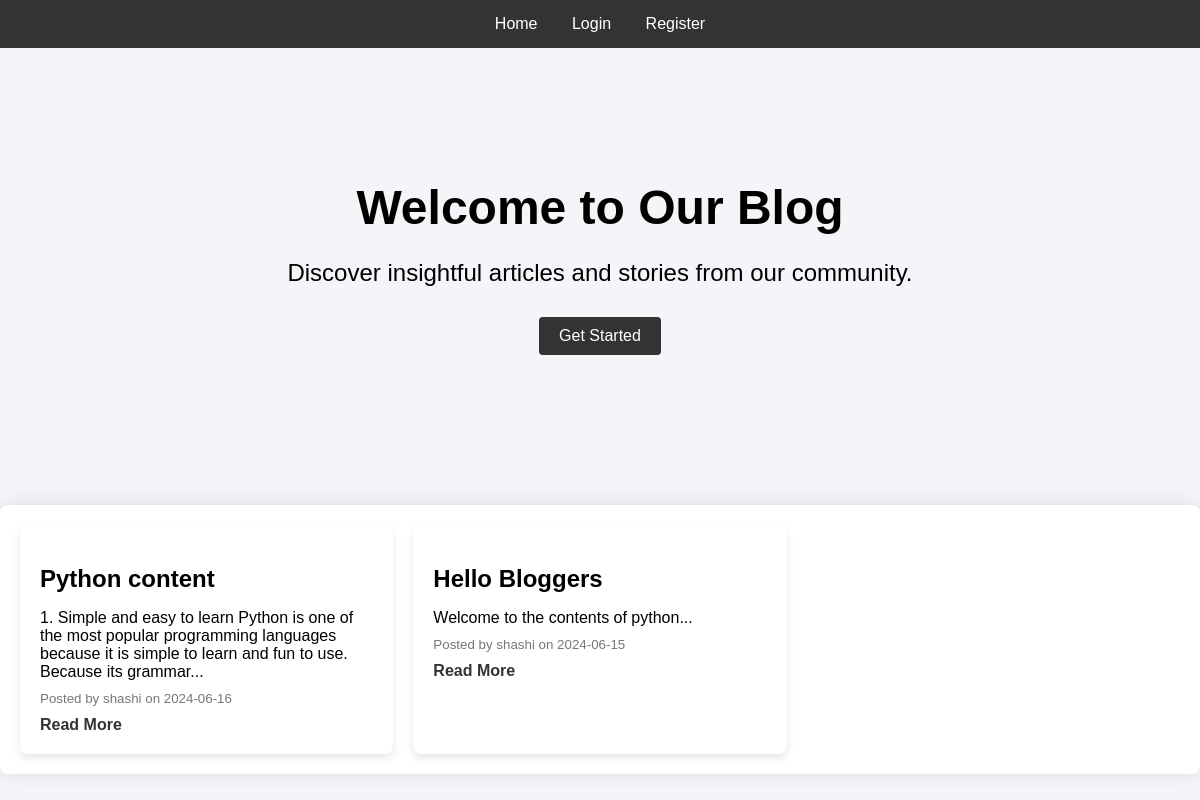
The page /home on the database its author committed.
### app.py (models this page shows, shortened)
class Post(db.Model):
    id = db.Column(db.Integer, primary_key=True)
    title = db.Column(db.String(100), nullable=False)
    content = db.Column(db.Text, nullable=False)
    date_posted = db.Column(db.DateTime, nullable=False, default=datetime.utcnow)
    user_id = db.Column(db.Integer, db.ForeignKey('user.id'), nullable=False)
    file_path = db.Column(db.String(100))  # Store path to uploaded file

class User(db.Model, UserMixin):
    id = db.Column(db.Integer, primary_key=True)
    username = db.Column(db.String(20), unique=True, nullable=False)
    password = db.Column(db.String(60), nullable=False)
    posts = db.relationship('Post', backref='author', lazy=True)

### app.py (the view)
@app.route('/')
@app.route('/home')
def home():
    posts = Post.query.order_by(Post.date_posted.desc()).all()
    return render_template('home.html', posts=posts)

### templates/home.html
{% extends "base.html" %} {% block title %}Home{% endblock %} {% block content %}
<header class="hero">
    <div class="hero-content">
        <h1>Welcome to Our Blog</h1>
        <p>Discover insightful articles and stories from our community.</p>
        {% if current_user.is_authenticated %}
        <a href="{{ url_for('new_post') }}" class="btn">New Post</a> {% else %}
        <a href="{{ url_for('register') }}" class="btn">Get Started</a> {% endif %}
    </div>
</header>
<section class="posts">
    <div class="post-list">
        {% for post in posts %}
        <article>
            <h2>{{ post.title }}</h2>
            <p>{{ post.content[:150] }}...</p>
            <small>Posted by {{ post.author.username }} on {{ post.date_posted.strftime('%Y-%m-%d') }}</small>
            <a href="{{ url_for('post', post_id=post.id) }}" class="read-more">Read More</a>
        </article>
        {% endfor %}
    </div>
</section>
{% endblock %}

### templates/base.html (shortened to what this page needs)
<!DOCTYPE html>
<html lang="en">
<head>
    <link rel="stylesheet" href="{{ url_for('static', filename='css/styles.css') }}">
</head>
<body>
    <nav>
        <a href="{{ url_for('home') }}">Home</a> {% if current_user.is_authenticated %}
        <a href="{{ url_for('logout') }}">Logout</a> {% else %}
        <a href="{{ url_for('login') }}">Login</a>
        <a href="{{ url_for('register') }}">Register</a> {% endif %}
    </nav>
    <div class="content">
        {% block content %}{% endblock %}
    </div>
</body>
</html>

### static/css/styles.css (style rules this page uses)
body { font-family: 'Arial', sans-serif; background-color: #f4f4f9; margin: 0; padding: 0; }
nav { background-color: #333; color: #fff; padding: 15px; text-align: center; }
nav a { color: #fff; text-decoration: none; margin: 0 15px; transition: color 0.3s ease; }
.btn { display: inline-block; padding: 10px 20px; text-align: center; background-color: #333; color: #fff; border: none; border-radius: 4px; cursor: pointer; transition: background-color 0.3s ease; text-decoration: none; }
.hero { background-size: cover; background-position: center; color: #fff; padding: 100px 0; text-align: center; }
.hero-content { max-width: 800px; margin: 0 auto; color: black; }
.hero h1 { font-size: 3em; margin-bottom: 20px; }
.hero p { font-size: 1.5em; margin-bottom: 30px; color: black; }
.hero .btn { background-color: #333; color: #fff; padding: 10px 20px; text-decoration: none; border-radius: 4px; transition: background-color 0.3s ease; }
.posts { margin-top: 50px; padding: 20px; background: #fff; border-radius: 8px; box-shadow: 0 0 20px rgba(0, 0, 0, 0.1); }
.posts .post-list { display: grid; grid-template-columns: repeat(auto-fill, minmax(300px, 1fr)); grid-gap: 20px; }
.posts article { background: #fff; padding: 20px; box-shadow: 0 4px 8px rgba(0, 0, 0, 0.1); border-radius: 8px; }
.posts article h2 { font-size: 1.5em; margin-bottom: 10px; }
.posts article p { font-size: 1em; margin-bottom: 10px; }
.posts article small { color: #777; display: block; margin-bottom: 10px; }
.posts article .read-more { color: #333; text-decoration: none; font-weight: bold; }

### rows shown on the page
Post: title "Python content", content "1. Simple and easy to learn Python is one of the most popular programming languages because it is simple to learn and fun to use. Because its grammar", author.username "shashi", date_posted "2024-06-16"
Post: title "Hello Bloggers", content "Welcome to the contents of python", author.username "shashi", date_posted "2024-06-15"
